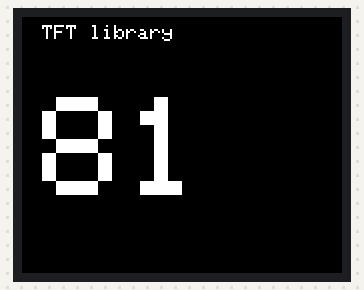
Recording of a sketch running on a simulated Arduino Uno, built with avr-gcc and run on an emulated ATmega328P. Parts: 160×128 colour display.

Above: at 0.03 s.
At 5.05 s:
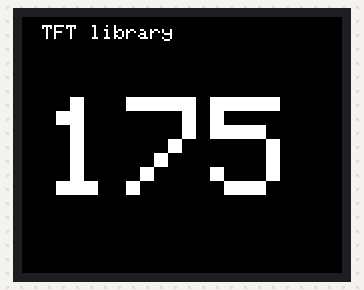
At 10.02 s:
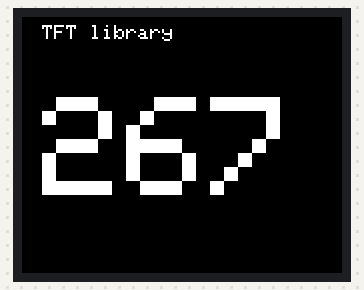
At 19.95 s:
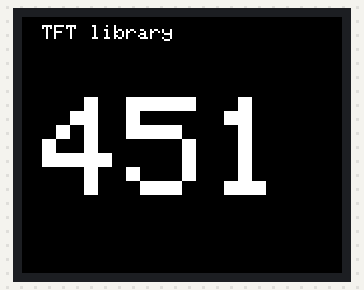
At 29.89 s:
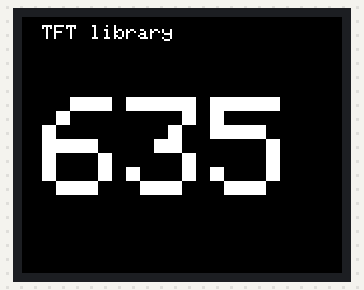
At 39.95 s:
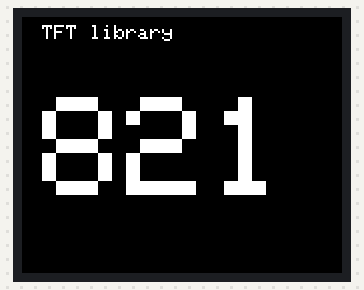

The sketch:

ArduinoTFTLibrary_Example.ino
```cpp
/*
 128x128 TFT screen that uses the ST7735 chip.

 Using only Arduino TFT built in Library
  * Pins
 * LED 3.3 or 5V depending on your display
 * SCK D13
 * SDA D11(MOSI)
 * A0 D8
 * RST D9
 * CS D10
 * GND GND
 * VCC 3.3 or 5V depending on your display
 *
 * Derived from code here: https://mithatkonar.com/wiki/doku.php/arduino/displays_for_classic_arduinos/1.8_and_1.44_tft_displays_and_classic_arduinos
 */

#include <TFT.h>  // Arduino LCD library
#include <SPI.h>
const unsigned int CLOCK_PIN = 13,
                   DATA_PIN = 11,
                   CS_PIN = 10,
                   DC_PIN = 8,
                   RESET_PIN = 9;

const unsigned int LEFT_MARGIN = 10; // number of pixels you need to shift down for 128x128 screen


TFT TFTscreen = TFT(CS_PIN, DC_PIN, RESET_PIN);
char dispStr[4];    // null terminated char array used to pass to TFT.text()
unsigned int counter = 80;

void setup() {
  TFTscreen.begin();
  TFTscreen.background(0, 0, 0);    // clear the screen

  TFTscreen.stroke(255, 255, 255);  // set font color
  TFTscreen.setTextSize(1);         // set font size
  TFTscreen.text("TFT library", LEFT_MARGIN, 4); //<----------------------Eric added vertical offset of 4 for his junk screens

  TFTscreen.setTextSize(7);
}

void loop() {
  //
  TFTscreen.stroke(0, 0, 0);    // background color
  String(counter).toCharArray(dispStr, 4);
  TFTscreen.text(dispStr, LEFT_MARGIN, 40);

  counter++;

  TFTscreen.stroke(255, 255, 255);  // font color
  String(counter).toCharArray(dispStr, 4);
  TFTscreen.text(dispStr, LEFT_MARGIN, 40);
  delay(50);
}
```
